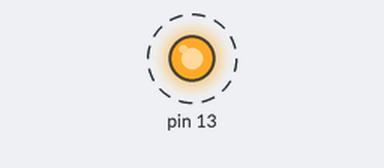
Bench run of a sketch on a simulated Arduino Uno, built with avr-gcc and run on an emulated ATmega328P. Parts: output pins drawn as LEDs (lit = HIGH). Dashed ring = blinking.

Above: at 0.2 s.
Timing chart, 0 to 3.0 s (numbered marks = the images above):
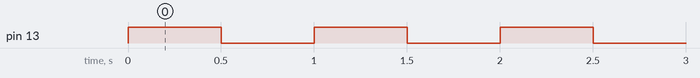

The sketch:

bit_mask_led_control.ino
```cpp
/**
 * Blink: Blink LED using bit-masking
 *** Arduino Uno on-board LED: PortB dataRegister:bit5
 ***
 *** DDRB = Data Direction Register for portB
 */

#define MASK(x) ((unsigned char) (1<<(x)))
void setup() {
  // maps each bit to the corresponding input output pins of port B
  // set pins as 0/input or 1/output
  DDRB |= MASK(5); // set LED pin as output with Mask 00100000
}

void loop() {
  // PORTB: setting bit 5 of a separate data register called port B
  // setting
  PORTB |= MASK(5); // LED ON: set bit 5 high
  delay(500); // milliseconds

  PORTB &= ~MASK(5); // LED off: clear the bit that was just set
  delay(500);
}
```

Measured:
- by itself, pin 13: alternates HIGH for 0.50 s and LOW for 0.50 s
